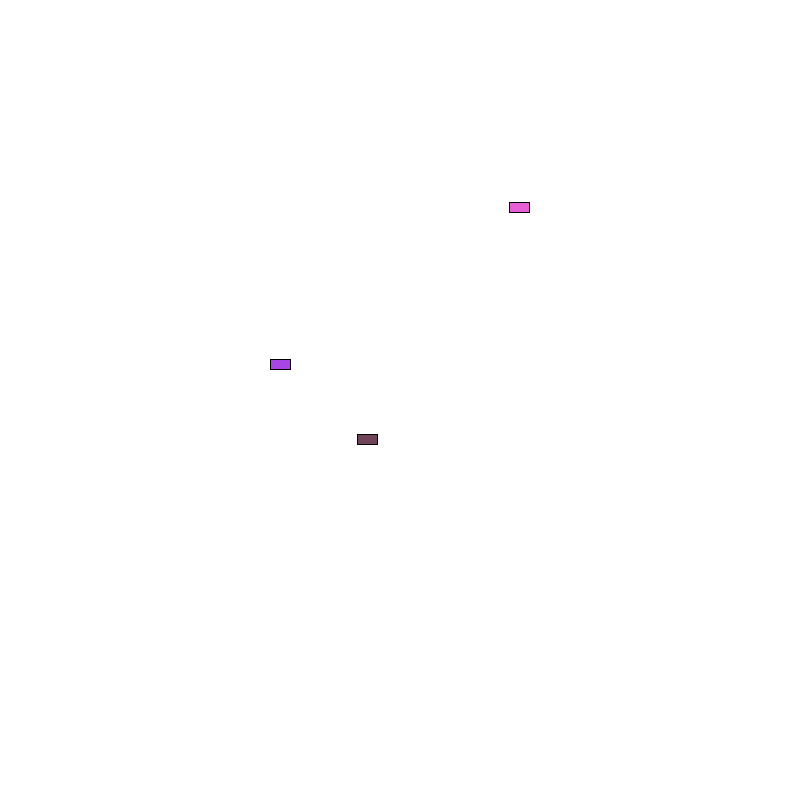
Frame 1 (no input)
Frame 60 (the mouse pressed at the canvas centre just before this capture): blank canvas, image omitted
Frame 120 (the mouse held since frame 60 and released just before this capture): blank canvas, image omitted

The Processing sketch that drew this single still picture (run headless with seeded random() and noise(); from frame 60 on, the mouse is pressed at the canvas centre):

// Processing sketch: processing_115761
// ── processing_115761.pde

Car myCar1;
Car myCar2;
Car myCar3;

void setup() {
  size(800,800);
  myCar1 = new Car(random(0, width), random(0, height)); 
  myCar2 = new Car(random(0, width), random(0, height));
  myCar3 = new Car(random(0, width), random(0, height));
}

void draw() {
  background(255);
  myCar1.move();
  myCar1.display();
  myCar2.move();
  myCar2.display();
  myCar3.move();
  myCar3.display(); 
  
  if ((myCar1.xpos > width) || (myCar1.xpos < 0)) {
    myCar1.bounce();
    myCar2.bounce();
    myCar3.bounce();
  }
    else if ((myCar2.xpos > width) || (myCar2.xpos < 0)) {
    myCar1.bounce();
    myCar2.bounce();
    myCar3.bounce();
    }
    else if ((myCar3.xpos > width) || (myCar3.xpos < 0)) {
    myCar1.bounce();
    myCar2.bounce();
    myCar3.bounce();
    }
   
  
    
}

class Car { 
  color c;
  float xpos;
  float ypos;
  float xspeed;

  Car(float startXpos, float startYpos) {
    c = color(random(50, 240), random(50, 240), random(50, 240));
    xpos = startXpos;
    ypos = startYpos;
    xspeed = random(1, 5);
  }

  void display() {
    stroke(0);
    fill(c);
    rectMode(CENTER);
    rect(xpos,ypos,20,10);
  }

  void move() {
    xpos = xpos + xspeed;
    if ((xpos > width) || (xpos < 0)) {
      c = color(random(50, 240), random(50, 240), random(50, 240));
    }
  }
  
  void bounce() {
    xspeed = xspeed * -1;
  }
}
